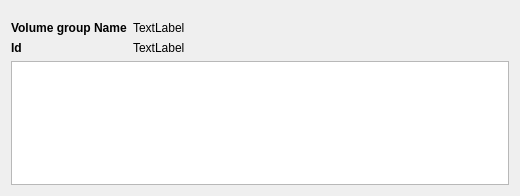
<?xml version="1.0" encoding="UTF-8"?>
<ui version="4.0">
 <class>vgInfo</class>
 <widget class="QWidget" name="vgInfo">
  <property name="geometry">
   <rect>
    <x>0</x>
    <y>0</y>
    <width>520</width>
    <height>196</height>
   </rect>
  </property>
  <property name="minimumSize">
   <size>
    <width>0</width>
    <height>196</height>
   </size>
  </property>
  <property name="windowTitle">
   <string>Form</string>
  </property>
  <layout class="QVBoxLayout" name="verticalLayout">
   <item>
    <layout class="QFormLayout" name="formLayout">
     <property name="topMargin">
      <number>10</number>
     </property>
     <item row="0" column="0">
      <widget class="QLabel" name="label">
       <property name="font">
        <font>
         <weight>75</weight>
         <bold>true</bold>
        </font>
       </property>
       <property name="text">
        <string>Volume group Name</string>
       </property>
      </widget>
     </item>
     <item row="0" column="1">
      <widget class="QLabel" name="vgNameLabel">
       <property name="text">
        <string>TextLabel</string>
       </property>
      </widget>
     </item>
     <item row="1" column="0">
      <widget class="QLabel" name="label_2">
       <property name="font">
        <font>
         <weight>75</weight>
         <bold>true</bold>
        </font>
       </property>
       <property name="text">
        <string>Id</string>
       </property>
      </widget>
     </item>
     <item row="1" column="1">
      <widget class="QLabel" name="vgIdLabel">
       <property name="text">
        <string>TextLabel</string>
       </property>
      </widget>
     </item>
    </layout>
   </item>
   <item>
    <widget class="QTableView" name="lvData"/>
   </item>
  </layout>
 </widget>
 <resources/>
 <connections/>
</ui>
